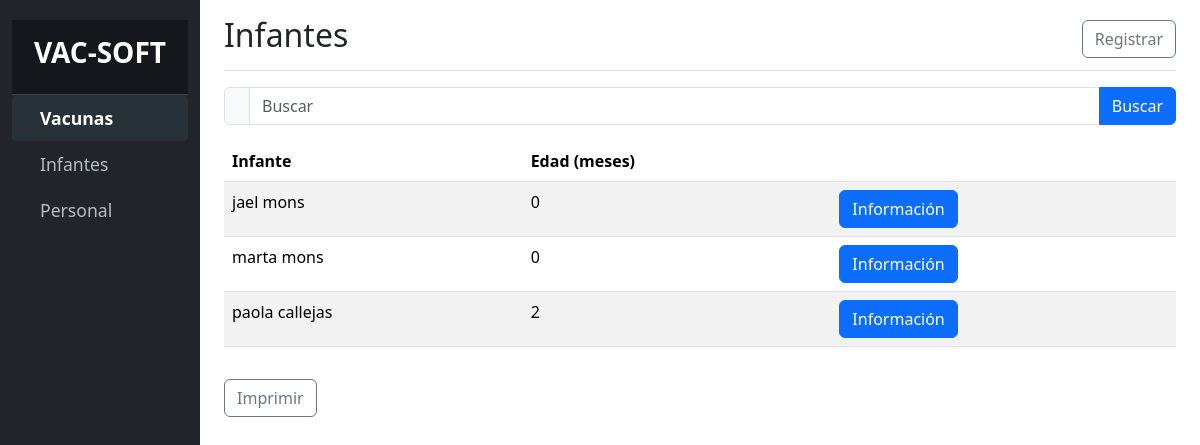
The app's page /infantes.php, older data.
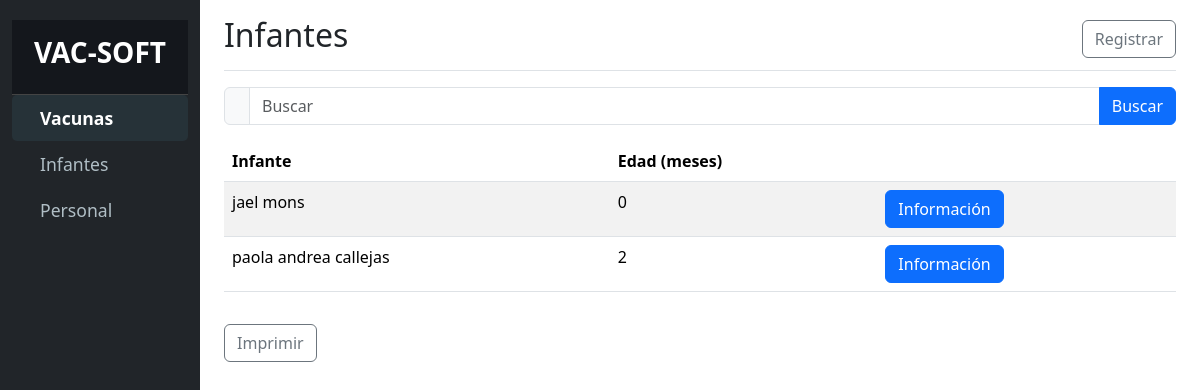
The same page, newer data.
### infantes.php (the view, shortened to what this page needs)
<?php
include_once 'conexion.php';
$searchTerm = isset($_GET['search']) ? $_GET['search'] : '';
$query = "SELECT id, nombre, apellido_paterno, fecha_nacimiento FROM niños";
$result = $conn->query($query);
function calcularEdadEnMeses($fechaNacimiento)
{
    $fechaActual = new DateTime();
    $fechaNac = new DateTime($fechaNacimiento);
    $diferencia = $fechaActual->diff($fechaNac);
    return ($diferencia->y * 12) + $diferencia->m;
}
?>
<!DOCTYPE html>
<html lang="es">
<head>
    <link rel="stylesheet" href="css/bootstrap.min.css">
    <link rel="stylesheet" href="css/styles.css">
</head>
<body>
    <div class="container-fluid">
        <div class="row">
            <nav id="sidebar" class="col-md-3 col-lg-2 d-md-block sidebar bg-dark">
                <div class="position-sticky">
                    <div class="sidebar-header p-3 text-center">
                        <h3 class="text-white"><strong>VAC-SOFT</strong></h3>
                    </div>
                    <ul class="nav flex-column">
                        <li class="nav-item">
                            <a class="nav-link active" href="index.php">
                                <i class="bi bi-arrow-right-circle me-2"></i> Vacunas
                            </a>
                        </li>
                        <li class="nav-item">
                            <a class="nav-link" href="infantes.php">
                                <i class="bi bi-people me-2"></i> Infantes
                            </a>
                        </li>
                        <li class="nav-item">
                            <a class="nav-link" href="personal.php">
                                <i class="bi bi-person-badge me-2"></i> Personal
                            </a>
                        </li>
                    </ul>
                </div>
            </nav>
            <main class="col-md-9 ms-sm-auto col-lg-10 px-md-4">
                <div class="d-flex justify-content-between flex-wrap flex-md-nowrap align-items-center pt-3 pb-2 mb-3 border-bottom">
                    <h1 class="h2">Infantes</h1>
                    <button type="button" class="btn btn-outline-secondary" onclick="window.location.href='registro_infante.php'">Registrar</button>
                </div>
                <form class="input-group mb-3" method="GET" action="infantes.php">
                    <span class="input-group-text"><i class="bi bi-search"></i></span>
                    <input type="text" name="search" class="form-control" placeholder="Buscar" aria-label="Buscar" value="<?php echo htmlspecialchars($searchTerm); ?>">
                    <button class="btn btn-primary" type="submit">Buscar</button>
                </form>
                <div class="table-responsive">
                    <table class="table table-striped">
                        <thead>
                            <tr>
                                <th>Infante</th>
                                <th>Edad (meses)</th>
                                <th></th>
                            </tr>
                        </thead>
                        <tbody>
                            <?php while ($row = $result->fetch_assoc()) : ?>
                                <tr>
                                    <td><?php echo $row['nombre'] . ' ' . $row['apellido_paterno']; ?></td>
                                    <td><?php echo calcularEdadEnMeses($row['fecha_nacimiento']); ?></td>
                                    <td><a href="informacion_infante.php?id=<?php echo $row['id']; ?>" class="btn btn-primary">Información</a></td>
                                </tr>
                            <?php endwhile; ?>
                        </tbody>
                    </table>
                    <button type="button" class="btn btn-outline-secondary mt-3">Imprimir</button>
                </div>
            </main>
        </div>
    </div>
</body>
</html>

Row changes from the older to the newer data that the page shows:
removed niños: nombre "marta", apellido_paterno "mons", fecha_nacimiento "0"
changed niños "callejas": nombre "paola" → "paola andrea"
